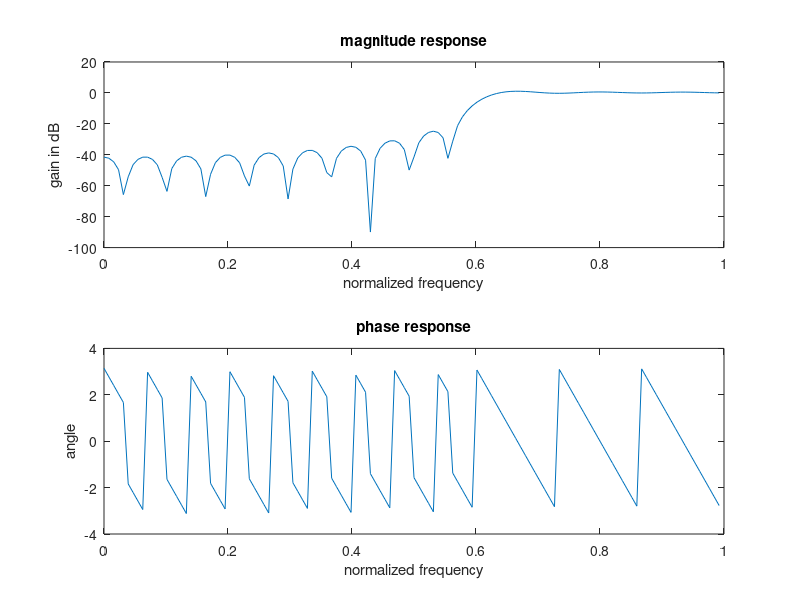

MATLAB code to generate this figure:
clc;clear all;close all;
n=30
fp=300;fq=200;fs=1000;fn=2*fp/fs;
window=kaiser(n+1,0.5)
b=fir1(n,fn,'high',window)
[H W]=freqz(b,1,128)
subplot(2,1,1)
plot(W/pi,10*log(abs(H)))
title('magnitude response')
ylabel('gain in dB')
xlabel('normalized frequency')
subplot(2,1,2)
plot(W/pi,angle(H))
title('phase response')
ylabel('angle')
xlabel('normalized frequency')